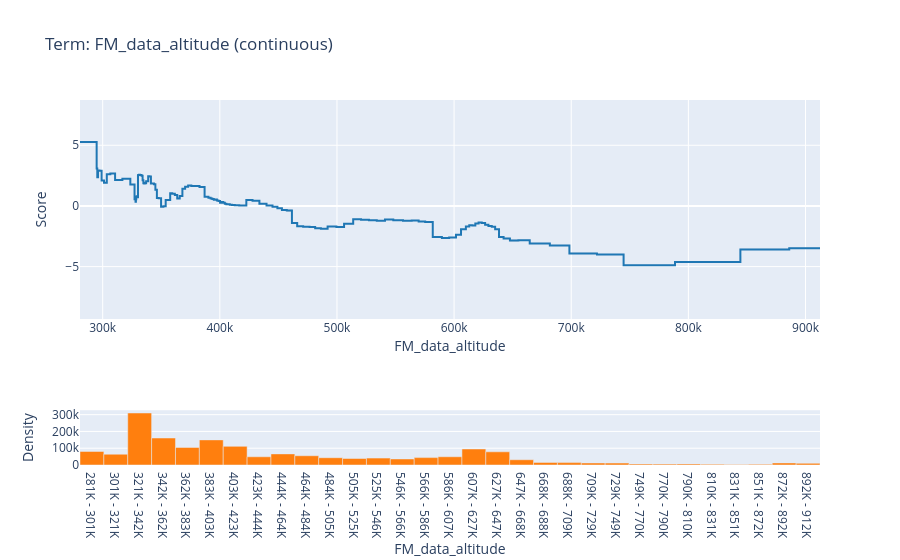

Here is the notebook cell this chart was saved with:
### Markdown cell above
#### Local explanation - data altitude

### Code cell
# Chart 2: The curve (Shape Function) of a specific variable

# variable to be analyzed
name_feat_2 = "FM_data_altitude" 
timestamp_2 = datetime.now().strftime("%Y%m%d_%H%M%S")

# finding index of such variable in the list
feature_index_2 = feature_names.index(name_feat_2)

print(f"Loading curve for feature: {name_feat_2} (Positional index: {feature_index_2})...")

# passes entire index to visualization function
fig_feature_2 = ebm_global_exp_1.visualize(feature_index_2)
path_feat_png_2 = os.path.join(plots_dir, f"EBM_shape_{name_feat_2}_{timestamp_2}.png")
path_feat_pdf_2 = os.path.join(plots_dir, f"EBM_shape_{name_feat_2}_{timestamp_2}.pdf")

fig_feature_2.write_image(path_feat_png_2, scale=3, width=900, height=600)
fig_feature_2.write_image(path_feat_pdf_2, width=900, height=600)
fig_feature_2.show()
